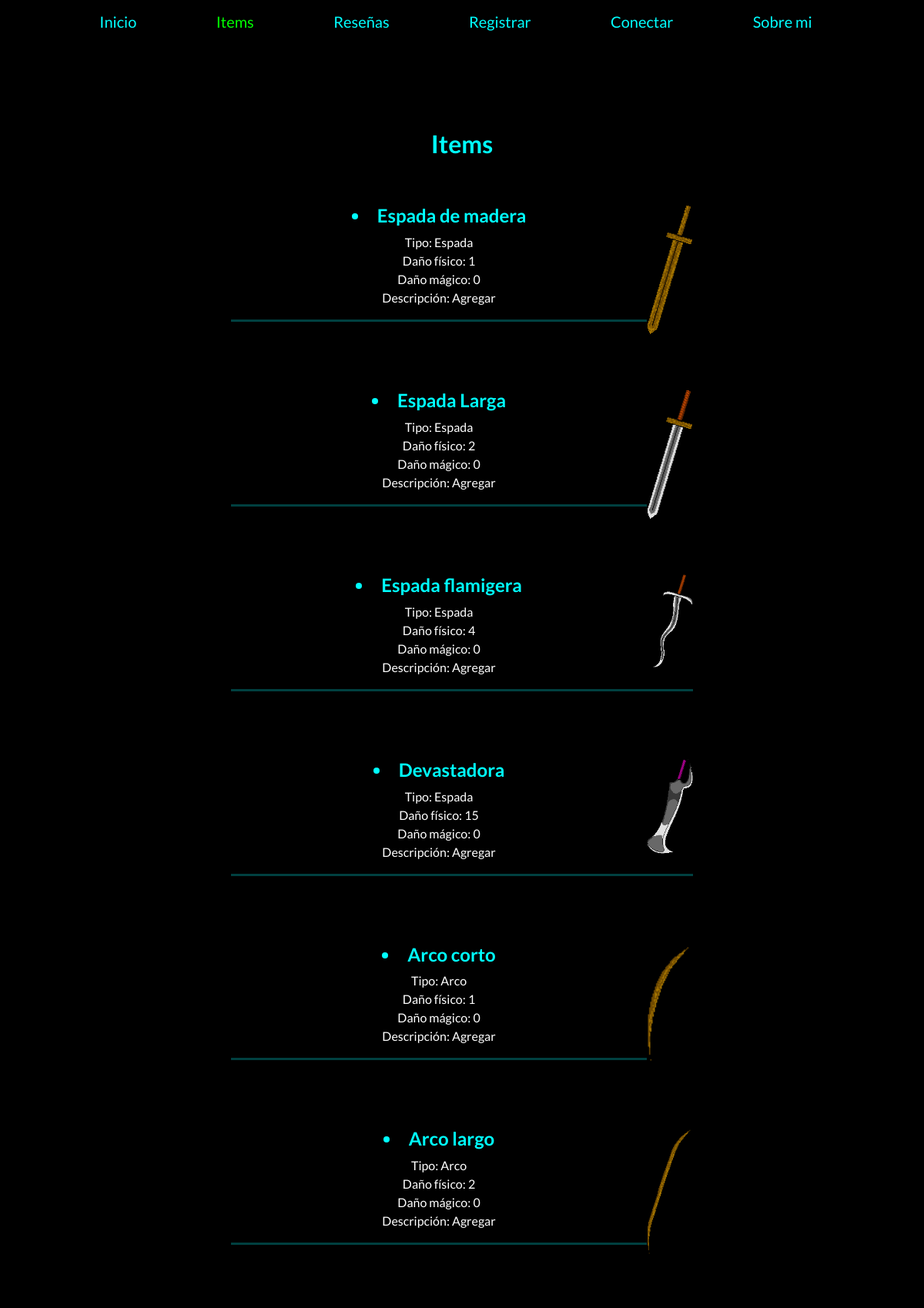
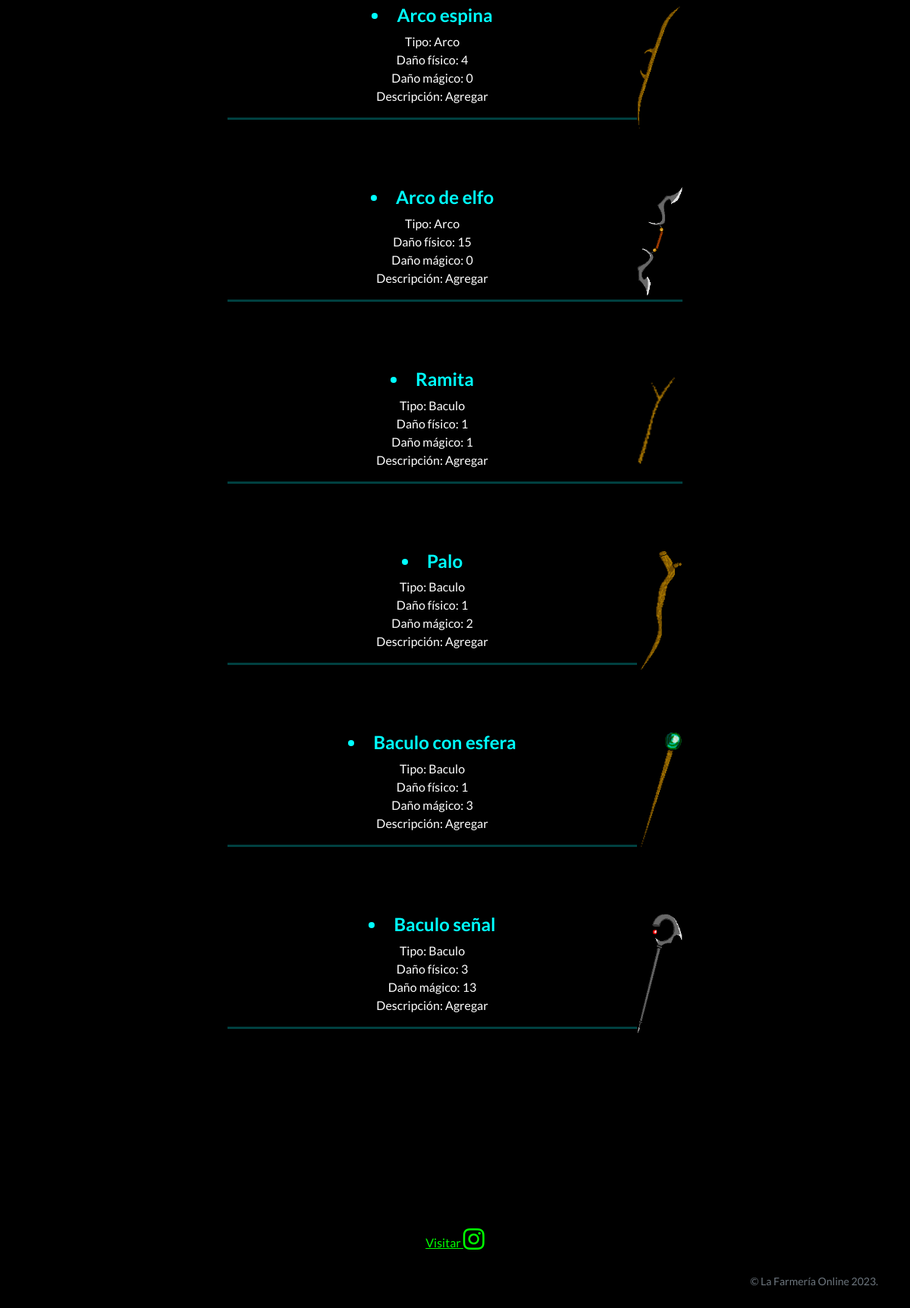
The page /items/list on the database its author committed (2 pictures, top to bottom).
### AppCoder/models.py (models this page shows, shortened)
class items(models.Model):
    nombre = models.CharField(max_length=30)
    tipo= models.CharField(max_length=30)
    dano_f= models.CharField(max_length=30)
    dano_m= models.CharField(max_length=30)
    descripcion= models.CharField(max_length=400)
    imagen = models.ImageField(upload_to='items', null=True, blank=True)

### AppCoder/views.py (the view)
# urls.py: path("items/list", itemslista.as_view(), name="listaitems"),
class itemslista(ListView):
      model = items

### AppCoder/templates/AppCoder/items_list.html (shortened to what this page needs)
<!DOCTYPE html>
<html lang="en">
    <head>
        {% load static %}
        <link href="https://cdn.jsdelivr.net/npm/bootstrap-icons@1.5.0/font/bootstrap-icons.css" rel="stylesheet" type="text/css" />
        <link href="{%static 'AppCoder/css/styles.css' %}" rel="stylesheet" />
    </head>
    <body>
        <nav class="navbar navbar-light bg-light static-top">
            <div class="container">
                <a class="navbar-brand" href="{% url 'Inicio' %}">Inicio</a>
                <a style="color:lime" class="navbar-brand" href="{% url 'listaitems' %}">Items</a>
                <a class="navbar-brand" href="{% url 'listaresenas' %}">Reseñas</a>
                {% if user.is_authenticated %}
                    <a class="navbar-brand" style="color:fuchsia; text-transform: capitalize;"> {{ user.get_username }}</a>
                    <a class="navbar-brand" href="{% url 'Logout'%}">Desconectar</a>
                {% else %}
                    <a class="navbar-brand" href="{% url 'Register' %}">Registrar</a>
                    <a class="navbar-brand" href="{% url 'Login' %}">Conectar</a>
                {% endif %}
                <a class="navbar-brand" href="{% url 'sobremi' %}">Sobre mi</a>
            </div>
            <div action="" method="POST" Align="center"
            style="margin: auto; margin-top: 10%; margin-bottom: 8%;
            width: 50%;
            height: 75%;
            border: 0px solid aqua;
            ">
                <h2 style="margin-bottom: 10%;">
                    Items
                </h2>
                    {% for e in object_list %}
                    {%  if e.tipo == "Espada" %}
                <div>
                    {%  if e.imagen %}
                        <img src="{% static e.imagen.url %}" style="width:10%; float:right; " alt="error de imagen">
                    {% endif  %}
                        <h4 ><li>{{e.nombre}}</li></h4>
                        <p style="color:white" Align="center">
                            Tipo: {{e.tipo}} <br>
                            Daño físico: {{e.dano_f}} <br>
                            Daño mágico: {{e.dano_m}} <br>
                            Descripción: {{e.descripcion}}</p>
                            <hr size=5><br><br><br>
                </div>
                    {% endif  %}
                {%  endfor    %}
                    {% for e in object_list %}
                    {%  if e.tipo == "Arco" %}
                    <div>
                        {%  if e.imagen %}
                            <img src="{% static e.imagen.url %}" style="width:10%; float:right; " alt="error de imagen">
                        {% endif  %}
                            <h4 ><li>{{e.nombre}}</li></h4>
                            <p style="color:white" Align="center">
                            Tipo: {{e.tipo}} <br>
                            Daño físico: {{e.dano_f}} <br>
                            Daño mágico: {{e.dano_m}} <br>
                            Descripción: {{e.descripcion}}</p>
                            <hr size=5><br><br><br>
                    </div>
                    {% endif  %}
                {%  endfor    %}
                    {% for e in object_list %}
                    {%  if e.tipo == "Baculo" %}
                    <div >
                        {%  if e.imagen %}
                            <img src="{% static e.imagen.url %}" style="width:10%; float:right; " alt="error de imagen">
                        {% endif  %}
                            <h4 ><li>{{e.nombre}}</li></h4>
                            <p style="color:white" Align="center">
                            Tipo: {{e.tipo}} <br>
                            Daño físico: {{e.dano_f}} <br>
                            Daño mágico: {{e.dano_m}} <br>
                            Descripción: {{e.descripcion}}</p>
                            <hr size=5><br><br><br>
                    </div>
                    {% endif  %}
                {%  endfor    %}
            </div>
        </nav>
        <footer class="footer bg-light">
            <div class="container">
                <div class="row">
                    <div class="text-center">
                        <ul class="list-inline mb-0">
                            <li class="list-inline-item">
                                <a style="color:lime"  href="https://www.instagram.com/lafarmeriaonline/">Visitar <i class="bi-instagram fs-3"></i></a>
                            </li>
                        </ul>
                        <div Align="right">
                            <br>
                            <p class="text-muted small mb-4 mb-lg-0">&copy; La Farmería Online 2023.</p>
                        </div>
                    </div>
                </div>
            </div>
        </footer>
    </body>
</html>

### rows shown on the page
items: imagen (picture), nombre "Espada de madera", tipo "Espada", dano_f "1", dano_m "0", descripcion "Agregar"
items: imagen (picture), nombre "Espada Larga", tipo "Espada", dano_f "2", dano_m "0", descripcion "Agregar"
items: imagen (picture), nombre "Espada flamigera", tipo "Espada", dano_f "4", dano_m "0", descripcion "Agregar"
items: imagen (picture), nombre "Devastadora", tipo "Espada", dano_f "15", dano_m "0", descripcion "Agregar"
items: imagen (picture), nombre "Arco corto", tipo "Arco", dano_f "1", dano_m "0", descripcion "Agregar"
items: imagen (picture), nombre "Arco largo", tipo "Arco", dano_f "2", dano_m "0", descripcion "Agregar"
items: imagen (picture), nombre "Arco espina", tipo "Arco", dano_f "4", dano_m "0", descripcion "Agregar"
items: imagen (picture), nombre "Arco de elfo", tipo "Arco", dano_f "15", dano_m "0", descripcion "Agregar"
items: imagen (picture), nombre "Ramita", tipo "Baculo", dano_f "1", dano_m "1", descripcion "Agregar"
items: imagen (picture), nombre "Palo", tipo "Baculo", dano_f "1", dano_m "2", descripcion "Agregar"
items: imagen (picture), nombre "Baculo con esfera", tipo "Baculo", dano_f "1", dano_m "3", descripcion "Agregar"
items: imagen (picture), nombre "Baculo señal", tipo "Baculo", dano_f "3", dano_m "13", descripcion "Agregar"
